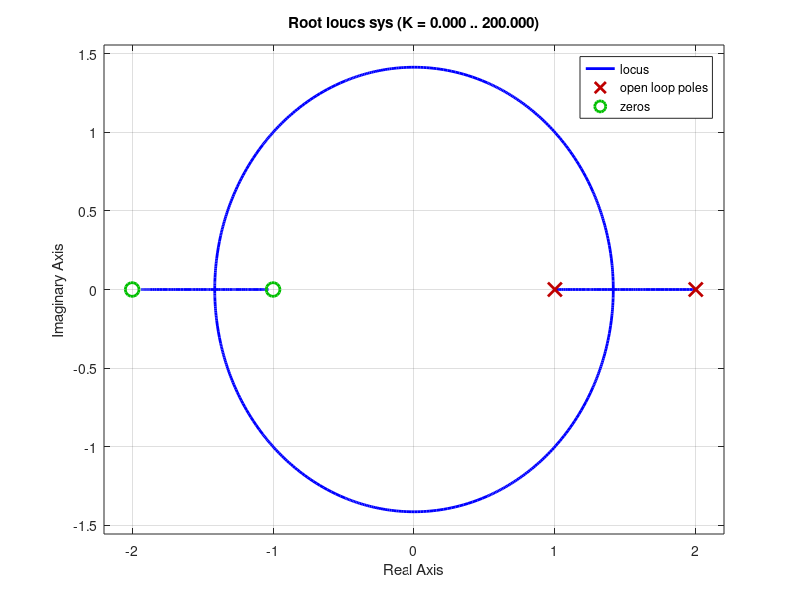

The MATLAB script that drew this image: (Note: this script raises an error after producing the figure.)
%Brandon Lim
clear, clc, close all
 
%% Problem 1
clear, clc, close all
    %1a)
        sys = tf([1,3,2],[1 -3 2])
        rlocus(sys)
    %1b)
        [K, POLES] = rlocfind(sys)
%% Problem 2
clear, clc, close all
    %1a)
        sys = tf([1 1.5], [1 11 10 0])
        rlocus(sys,0:0.005:50)
        sgrid(0.799839691078,0)
    %1d)
        k = [39.6 12.8 7.34]
        Gcl1 = tf([k(1) ,k(1)*1.5], [1 11 (10+k(1)) k(1)*1.5])
        Gcl2 = tf([k(2) ,k(2)*1.5], [1 11 (10+k(2)) k(2)*1.5]);
        Gcl3 = tf([k(3) ,k(3)*1.5], [1 11 (10+k(3)) k(3)*1.5]);

        [y,t] = step(Gcl1,linspace(0,10,100000));
        OvershootK396 = stepinfo(y,t)
        plot(t,y)
        % OvershootK128 = stepinfo(Gcl2).Overshoot
        % OvershootK734 = stepinfo(Gcl3).Overshoot

  